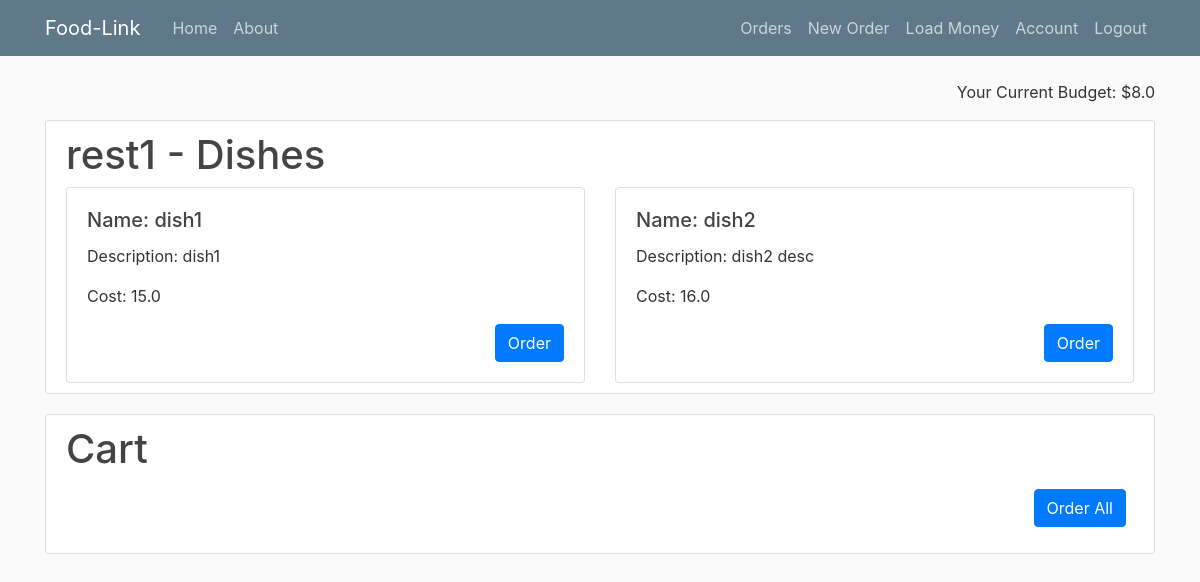
Screenshot of /restaurant/4/dishes (signed in) with the database file from the repository.
### flaskblog/models.py (models this page shows, shortened)
class User(db.Model, UserMixin):
    id = db.Column(db.Integer, primary_key=True)
    username = db.Column(db.String(20), unique=True, nullable=False)
    email = db.Column(db.String(120), unique=True, nullable=False)
    address = db.Column(db.String(20), unique=False, nullable=False)
    image_file = db.Column(db.String(20), nullable=False, default='default.jpg')
    password = db.Column(db.String(60), nullable=False)
    user_type = db.Column(db.String(10), nullable=False, default='customer')
    food_type = db.Column(db.String(50), nullable=True)  # Type of food
    budget = db.Column(db.Float, nullable=False, default=0.0)  # Budget for user
    posts = db.relationship('Post', backref='author', lazy=True)

class Dish(db.Model):
    id = db.Column(db.Integer, primary_key=True)
    name = db.Column(db.String(50), nullable=False)
    description = db.Column(db.Text, nullable=False)
    cost = db.Column(db.Float, nullable=False)
    restaurant_owner_id = db.Column(db.Integer, db.ForeignKey('user.id'), nullable=False)
    restaurant_owner = db.relationship('User', backref=db.backref('dishes', lazy=True))

### flaskblog/routes.py (the view, shortened to what this page needs)
@app.route('/restaurant/<int:restaurant_id>/dishes', methods=['GET', 'POST'])
@login_required
def restaurant_dishes(restaurant_id):
    if current_user.user_type != 'customer':
        flash("only clients can order dishes!", 'danger')
        return redirect(url_for('home'))
    restaurant = User.query.get_or_404(restaurant_id)
    dishes = Dish.query.filter_by(restaurant_owner_id=restaurant_id).all()
    order_dish_form = OrderDishForm()
    order_dishes = OrderDish.query.filter_by(customer_id=current_user.id, status='open').all()
    return render_template('restaurant_dishes.html', restaurant=restaurant, dishes=dishes, order_dishes=order_dishes, order_dish_form=order_dish_form, budget=current_user.budget)

### flaskblog/models.py (called while the page is built)
@login_manager.user_loader
def load_user(user_id):
    return User.query.get(int(user_id))

### flaskblog/templates/restaurant_dishes.html (shortened to what this page needs)
{% extends "layout.html" %}
{% block content %}
<div class="text-right">
    <p>Your Current Budget: ${{ budget }}</p>
</div>
<div class="content-section">
    <h1>{{ restaurant.username }} - Dishes</h1>
    <div class="card-deck">
        {% for dish in dishes %}
            <div class="card">
                <div class="card-body">
                    <h5 class="card-title">Name: {{ dish.name }}</h5>
                    <p class="card-text">Description: {{ dish.description }}</p>
                    <p class="card-text">Cost: {{ dish.cost }}</p>
                    <div class="text-right">
                        <button class="btn btn-primary order-dish" data-id="{{ dish.id }}" data-toggle="modal" data-target="#orderModal{{ dish.id }}">Order</button>
                    </div>
                </div>
            </div>
        {% endfor %}
    </div>
</div>
<div class="content-section">
    <h1>Cart</h1>
    <form method="POST" action="{{ url_for('order_all') }}">
        <div class="text-right m-2">
            <div class="form-group">
                <button type="submit" class="btn btn-primary">Order All</button>
            </div>
        </div>
    </form>
</div>
{% endblock content %}

### flaskblog/static/main.css (style rules this page uses)
body { background: #fafafa; color: #333333; margin-top: 5rem; }
h1, h2, h3, h4, h5, h6 { color: #444444; }
.content-section { background: #ffffff; padding: 10px 20px; border: 1px solid #dddddd; border-radius: 3px; margin-bottom: 20px; }

### rows the page displays
User: budget "8.0"
User: username "rest1"
Dish: name "dish1", description "dish1", cost "15.0"
Dish: name "dish2", description "dish2 desc", cost "16.0"
